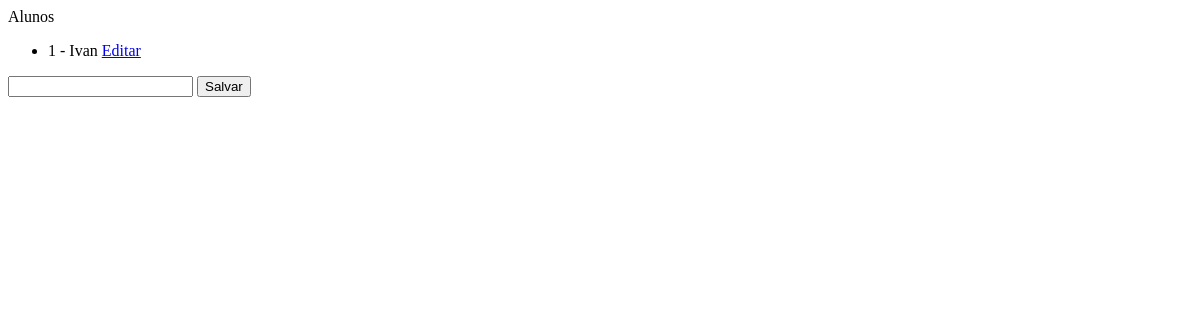
The page /core/ on the database as committed earlier.
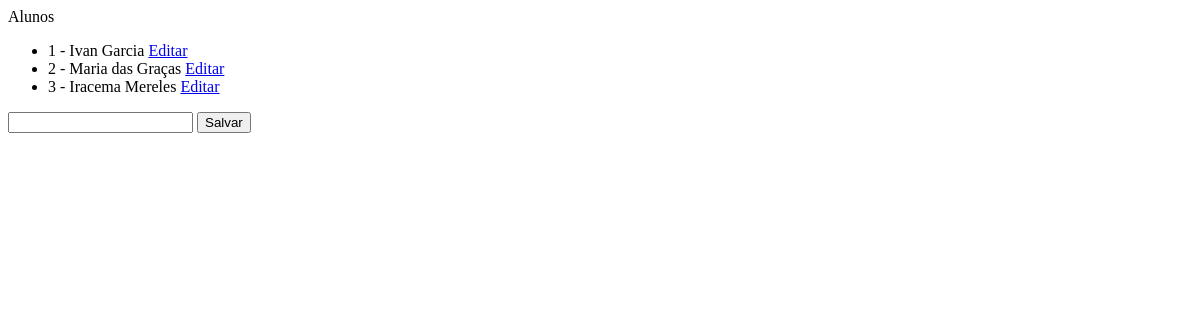
The same page on the database as committed later.
### core/models.py (models this page shows, shortened)
class Pessoa(models.Model):
    nome = models.CharField(max_length=100)

### core/views.py (the view)
# urls.py: 2. Add a URL to urlpatterns:  path('', views.home, name='home')
def home(request):
    pessoas = Pessoa.objects.all()
    return render(request, "index.html",{'pessoas':pessoas} )

### core/templates/index.html (shortened to what this page needs)
<!DOCTYPE html>
<html lang="en">
<head>
</head>
<body>
    Alunos
    <ul>
        {% for pessoa in  pessoas%}
        <li>{{pessoa.id}} - {{pessoa.nome}} <a href="{% url 'editar' pessoa.id %}">Editar </a></li>
        {% endfor %}
    </ul>
    <form action="{% url 'salvar' %} " method="POST">
        <input type="text" name="nome">
        <button type="submit">Salvar</button>
    </form>
</body>
</html>

Rows that differ between the two databases and show on the page:
changed Pessoa id 1: nome "Ivan" → "Ivan Garcia"
added Pessoa: id "2", nome "Maria das Graças"
added Pessoa: id "3", nome "Iracema Mereles"
